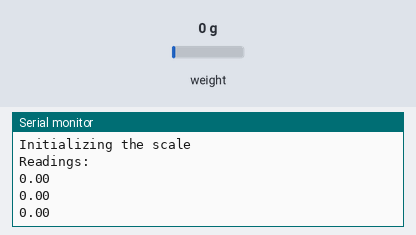
Bench run of a sketch on a simulated Arduino Uno, built with avr-gcc and run on an emulated ATmega328P. Parts: the last lines printed to the serial monitor. The test bench sets the inputs (shaded band); at power-on: weight on the scale 0 g.

Above: at 2.2 s.
2.3 s: weight on the scale set to 100 g
At 2.76 s:
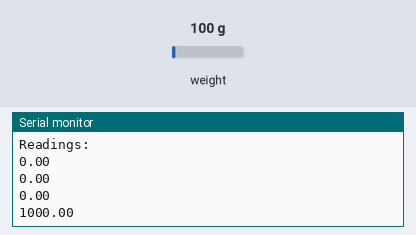
3.8 s: weight on the scale set to 1250 g
At 3.96 s:
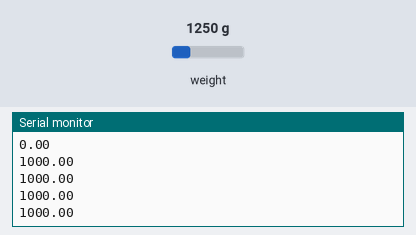
Timing chart, 0 to 6.8 s (numbered marks = the images above; inputs shaded):
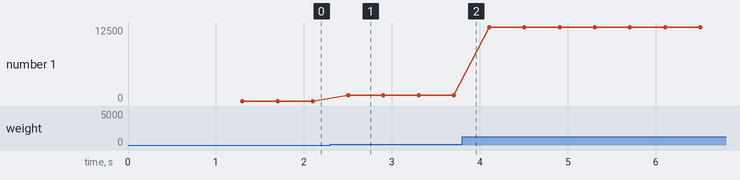

The sketch:

celda_carga.ino
```cpp
/**
 * HX711 library for Arduino - https://github.com/bogde/HX711
 * Escrito por Daniel A Rod
**/
#include "HX711.h"


// HX711 circuit wiring
const int LOADCELL_DOUT_PIN = 2;
const int LOADCELL_SCK_PIN = 3;


HX711 scale;

void setup() {

  Serial.begin(38400);
  Serial.println("Initializing the scale");

  // Initialize library with data output pin, clock input pin and gain factor.
  // Channel selection is made by passing the appropriate gain:
  // - With a gain factor of 64 or 128, channel A is selected
  // - With a gain factor of 32, channel B is selected
  // By omitting the gain factor parameter, the library
  // default "128" (Channel A) is used here.
  scale.begin(LOADCELL_DOUT_PIN, LOADCELL_SCK_PIN);


  scale.set_scale(2280.f); // this value is obtained by calibrating the scale with known weights; see the README for details
  scale.tare(); // reset the scale to 0


  Serial.println("Readings:");
}

void loop() {
  // hace el promedio de 3 toma de datos
  Serial.println(scale.get_units(3)*10); // en gramos
  delay(100);
}
```

Measured:
- after the input at 2.3 s, the serial monitor: prints a new line after 0.20 s (image 1)
- plotted number 1: 0 → 1000 after the input at 2.3 s, 1000 → 12500 after the input at 3.8 s
